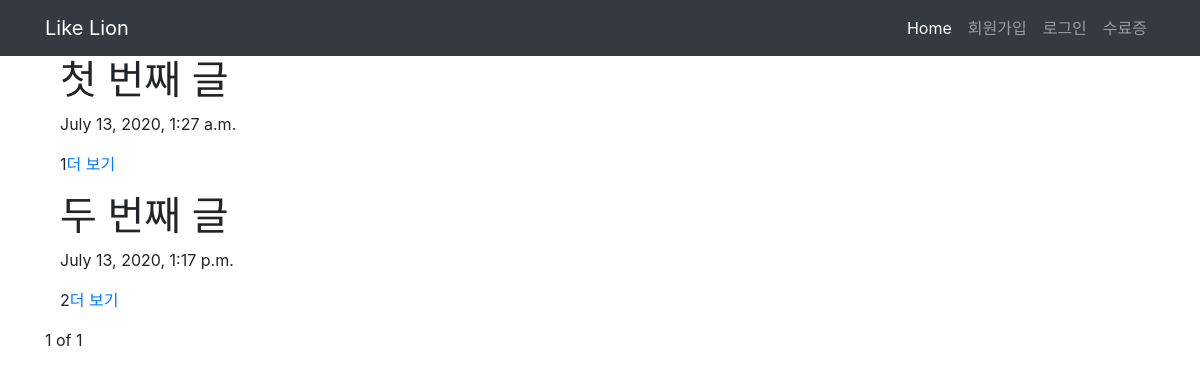
The page /blog/ on the database as committed earlier.
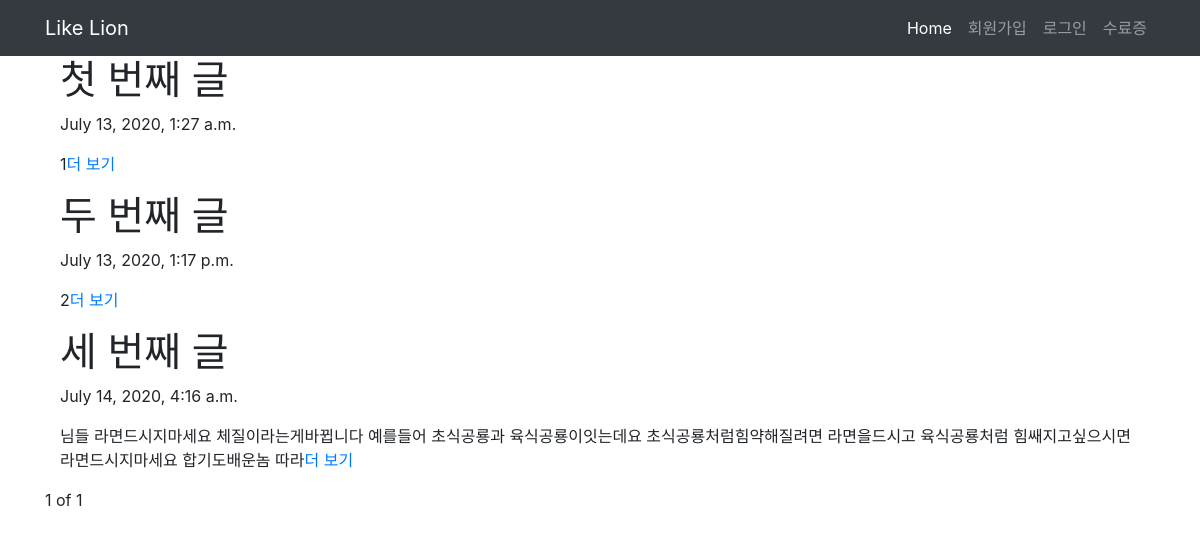
The same page on the database as committed later.
### blog/models.py (models this page shows, shortened)
class Blog(models.Model):
    title = models.CharField(max_length=200)
    pub_date = models.DateTimeField('date published')
    body = models.TextField()
    def summary(self):
        return self.body[:100]

### blog/views.py (the view)
# urls.py: path('', views.home, name='home'),
def home(request):
    blogs = Blog.objects
    blog_list = Blog.objects.all()
    paginator = Paginator(blog_list, 3)
    page = request.GET.get('page')
    posts = paginator.get_page(page)
    return render(request, 'blog/home.html', {'blogs': blogs, 'posts': posts})

### blog/templates/blog/home.html (shortened to what this page needs)
{% extends 'base.html'%}
{% block content %}
    {% for blog in posts %}
    <div class="container">
      <h1>{{ blog.title }}</h1>
      <p>{{ blog.pub_date }}</p>
      <p>
        {{ blog.summary }}<a href="{% url 'blog:detail' blog.id %}">더 보기</a>
      </p>
    </div>
    {% endfor %}
    <span>{{posts.number}}</span>
    <span>of</span>
    <span>{{posts.paginator.num_pages}}</span>
{% endblock %}

Rows that differ between the two databases and show on the page:
added Blog: title "세 번째 글", pub_date "July 14, 2020, 4:16 a.m.", summary "님들 라면드시지마세요 체질이라는게바뀝니다 예를들어 초식공룡과 육식공룡이잇는데요 초식공룡처럼힘약해질려면 라면을드시고 육식공룡처럼 힘쌔지고싶으시면 라면드시지마세요 합기도배운놈 따라"
